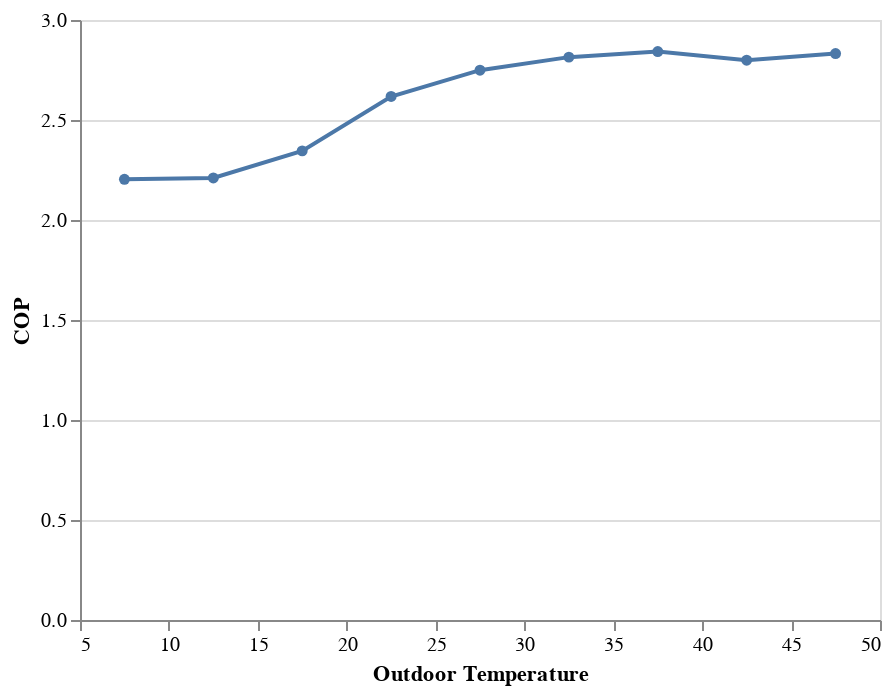

Write notebook code for a chart like this one.
### Code cell
line = alt.Chart(dfb).mark_line(point=True).encode(
    x = alt.X('Adj Outdoor Temp', bin=alt.Bin(maxbins=10), axis=alt.Axis(title='Outdoor Temperature')),
    y = alt.Y('mean(COP)', axis=alt.Axis(title='COP')),
)

#middle_50 = alt.Chart(dfb).mark_area(opacity=0.3).encode(
#    x = alt.X('Adj Outdoor Temp', bin=alt.Bin(maxbins=10)),
#    y=alt.Y('q1(COP)', axis=alt.Axis(title='COP')),
#    y2='q3(COP)'
#)

line

### Figure 1 — Vega-Lite specification as saved in the notebook (floating-point values rounded to 4 significant figures)
{"$schema": "https://vega.github.io/schema/vega-lite/v2.6.0.json", "config": {"view": {"height": 300, "width": 400}}, "data": {"name": "data-5cbaae8359fad40267433e61482ebad4"}, "datasets": {"data-5cbaae8359fad40267433e61482ebad4": [{"Adj Outdoor Temp": 16.95, "COP": 2.225, "Cycles/Hour": 0.3035, "Remote Thermostat": false}, {"Adj Outdoor Temp": 12.8, "COP": 1.988, "Cycles/Hour": 0.2437, "Remote Thermostat": false}, {"Adj Outdoor Temp": 15.61, "COP": 2.084, "Cycles/Hour": 0.3065, "Remote Thermostat": false}, {"Adj Outdoor Temp": 26.08, "COP": 2.587, "Cycles/Hour": 0.2461, "Remote Thermostat": false}, {"Adj Outdoor Temp": 14.25, "COP": 2.231, "Cycles/Hour": 0.1857, "Remote Thermostat": false}, {"Adj Outdoor Temp": 15.42, "COP": 2.217, "Cycles/Hour": 0.3114, "Remote Thermostat": false}, {"Adj Outdoor Temp": 12.36, "COP": 2.173, "Cycles/Hour": 0.3132, "Remote Thermostat": false}, {"Adj Outdoor Temp": 19.53, "COP": 2.27, "Cycles/Hour": 0.3146, "Remote Thermostat": false}, {"Adj Outdoor Temp": 13.72, "COP": 2.322, "Cycles/Hour": 0.2532, "Remote Thermostat": false}, {"Adj Outdoor Temp": 9.323, "COP": 2.203, "Cycles/Hour": 0.2544, "Remote Thermostat": false}, {"Adj Outdoor Temp": 11.41, "COP": 2.201, "Cycles/Hour": 0.3198, "Remote Thermostat": false}, {"Adj Outdoor Temp": 11.95, "COP": 2.293, "Cycles/Hour": 0.2573, "Remote Thermostat": false}, {"Adj Outdoor Temp": 11.25, "COP": 2.264, "Cycles/Hour": 0.2588, "Remote Thermostat": false}, {"Adj Outdoor Temp": 27.87, "COP": 2.544, "Cycles/Hour": 0.3907, "Remote Thermostat": false}, {"Adj Outdoor Temp": 26.45, "COP": 2.772, "Cycles/Hour": 0.7872, "Remote Thermostat": false}, {"Adj Outdoor Temp": 17.91, "COP": 2.512, "Cycles/Hour": 0.2635, "Remote Thermostat": false}, {"Adj Outdoor Temp": 17.01, "COP": 2.399, "Cycles/Hour": 0.3316, "Remote Thermostat": false}, {"Adj Outdoor Temp": 26.02, "COP": 2.776, "Cycles/Hour": 1.001, "Remote Thermostat": false}, {"Adj Outdoor Temp": 28.31, "COP": 2.513, "Cycles/Hour": 1.745, "Remote Thermostat": false}, {"Adj Outdoor Temp": 27.49, "COP": 2.764, "Cycles/Hour": 3.329, "Remote Thermostat": false}, {"Adj Outdoor Temp": 28.97, "COP": 2.84, "Cycles/Hour": 1.883, "Remote Thermostat": false}, {"Adj Outdoor Temp": 25.25, "COP": 2.888, "Cycles/Hour": 1.617, "Remote Thermostat": false}, {"Adj Outdoor Temp": 28.33, "COP": 2.749, "Cycles/Hour": 3.132, "Remote Thermostat": false}, {"Adj Outdoor Temp": 28.35, "COP": 2.852, "Cycles/Hour": 2.925, "Remote Thermostat": false}, {"Adj Outdoor Temp": 30.87, "COP": 2.701, "Cycles/Hour": 2.357, "Remote Thermostat": false}, {"Adj Outdoor Temp": 30.03, "COP": 2.639, "Cycles/Hour": 4.01, "Remote Thermostat": false}, {"Adj Outdoor Temp": 25.68, "COP": 2.77, "Cycles/Hour": 1.945, "Remote Thermostat": false}, {"Adj Outdoor Temp": 22.28, "COP": 2.56, "Cycles/Hour": 0.3013, "Remote Thermostat": false}, {"Adj Outdoor Temp": 24.63, "COP": 2.415, "Cycles/Hour": 0.3036, "Remote Thermostat": false}, {"Adj Outdoor Temp": 19.07, "COP": 2.713, "Cycles/Hour": 0.3059, "Remote Thermostat": false}, {"Adj Outdoor Temp": 24.7, "COP": 2.877, "Cycles/Hour": 2.342, "Remote Thermostat": false}, {"Adj Outdoor Temp": 26.0, "COP": 2.966, "Cycles/Hour": 1.732, "Remote Thermostat": false}, {"Adj Outdoor Temp": 25.9, "COP": 2.713, "Cycles/Hour": 1.824, "Remote Thermostat": false}, {"Adj Outdoor Temp": 27.32, "COP": 2.754, "Cycles/Hour": 3.992, "Remote Thermostat": false}, {"Adj Outdoor Temp": 25.79, "COP": 2.873, "Cycles/Hour": 0.2758, "Remote Thermostat": false}, {"Adj Outdoor Temp": 26.52, "COP": 2.624, "Cycles/Hour": 4.931, "Remote Thermostat": false}, {"Adj Outdoor Temp": 38.1, "COP": 2.771, "Cycles/Hour": 2.556, "Remote Thermostat": true}, {"Adj Outdoor Temp": 39.96, "COP": 2.784, "Cycles/Hour": 2.464, "Remote Thermostat": true}, {"Adj Outdoor Temp": 40.9, "COP": 2.798, "Cycles/Hour": 2.494, "Remote Thermostat": true}, {"Adj Outdoor Temp": 36.44, "COP": 2.924, "Cycles/Hour": 3.362, "Remote Thermostat": true}, {"Adj Outdoor Temp": 38.39, "COP": 2.898, "Cycles/Hour": 3.576, "Remote Thermostat": true}, {"Adj Outdoor Temp": 42.63, "COP": 2.678, "Cycles/Hour": 3.884, "Remote Thermostat": true}, {"Adj Outdoor Temp": 41.5, "COP": 2.863, "Cycles/Hour": 4.072, "Remote Thermostat": true}, {"Adj Outdoor Temp": 34.99, "COP": 3.103, "Cycles/Hour": 3.578, "Remote Thermostat": true}, {"Adj Outdoor Temp": 39.65, "COP": 2.909, "Cycles/Hour": 3.759, "Remote Thermostat": true}, {"Adj Outdoor Temp": 41.13, "COP": 2.693, "Cycles/Hour": 3.811, "Remote Thermostat": true}, {"Adj Outdoor Temp": 40.75, "COP": 2.585, "Cycles/Hour": 3.572, "Remote Thermostat": true}, {"Adj Outdoor Temp": 41.15, "COP": 2.735, "Cycles/Hour": 3.903, "Remote Thermostat": true}, {"Adj Outdoor Temp": 40.07, "COP": 2.757, "Cycles/Hour": 3.96, "Remote Thermostat": true}, {"Adj Outdoor Temp": 40.49, "COP": 3.017, "Cycles/Hour": 3.869, "Remote Thermostat": true}, {"Adj Outdoor Temp": 43.35, "COP": 2.796, "Cycles/Hour": 4.219, "Remote Thermostat": true}, {"Adj Outdoor Temp": 46.66, "COP": 2.606, "Cycles/Hour": 4.273, "Remote Thermostat": true}, {"Adj Outdoor Temp": 42.91, "COP": 2.817, "Cycles/Hour": 4.186, "Remote Thermostat": true}, {"Adj Outdoor Temp": 44.21, "COP": 2.685, "Cycles/Hour": 4.397, "Remote Thermostat": true}, {"Adj Outdoor Temp": 39.57, "COP": 2.766, "Cycles/Hour": 4.468, "Remote Thermostat": true}, {"Adj Outdoor Temp": 44.33, "COP": 2.643, "Cycles/Hour": 4.355, "Remote Thermostat": true}, {"Adj Outdoor Temp": 43.48, "COP": 3.137, "Cycles/Hour": 4.752, "Remote Thermostat": true}, {"Adj Outdoor Temp": 42.5, "COP": 2.756, "Cycles/Hour": 4.321, "Remote Thermostat": true}, {"Adj Outdoor Temp": 44.96, "COP": 2.738, "Cycles/Hour": 4.546, "Remote Thermostat": true}, {"Adj Outdoor Temp": 46.23, "COP": 2.959, "Cycles/Hour": 4.786, "Remote Thermostat": true}, {"Adj Outdoor Temp": 45.83, "COP": 2.829, "Cycles/Hour": 4.573, "Remote Thermostat": true}, {"Adj Outdoor Temp": 47.87, "COP": 2.658, "Cycles/Hour": 4.627, "Remote Thermostat": true}, {"Adj Outdoor Temp": 46.4, "COP": 2.851, "Cycles/Hour": 4.519, "Remote Thermostat": true}, {"Adj Outdoor Temp": 43.57, "COP": 3.083, "Cycles/Hour": 4.654, "Remote Thermostat": true}, {"Adj Outdoor Temp": 45.62, "COP": 2.995, "Cycles/Hour": 4.712, "Remote Thermostat": true}, {"Adj Outdoor Temp": 46.04, "COP": 2.929, "Cycles/Hour": 4.777, "Remote Thermostat": true}]}, "encoding": {"x": {"axis": {"title": "Outdoor Temperature"}, "bin": {"maxbins": 10}, "field": "Adj Outdoor Temp", "type": "quantitative"}, "y": {"aggregate": "mean", "axis": {"title": "COP"}, "field": "COP", "type": "quantitative"}}, "mark": {"point": true, "type": "line"}}
